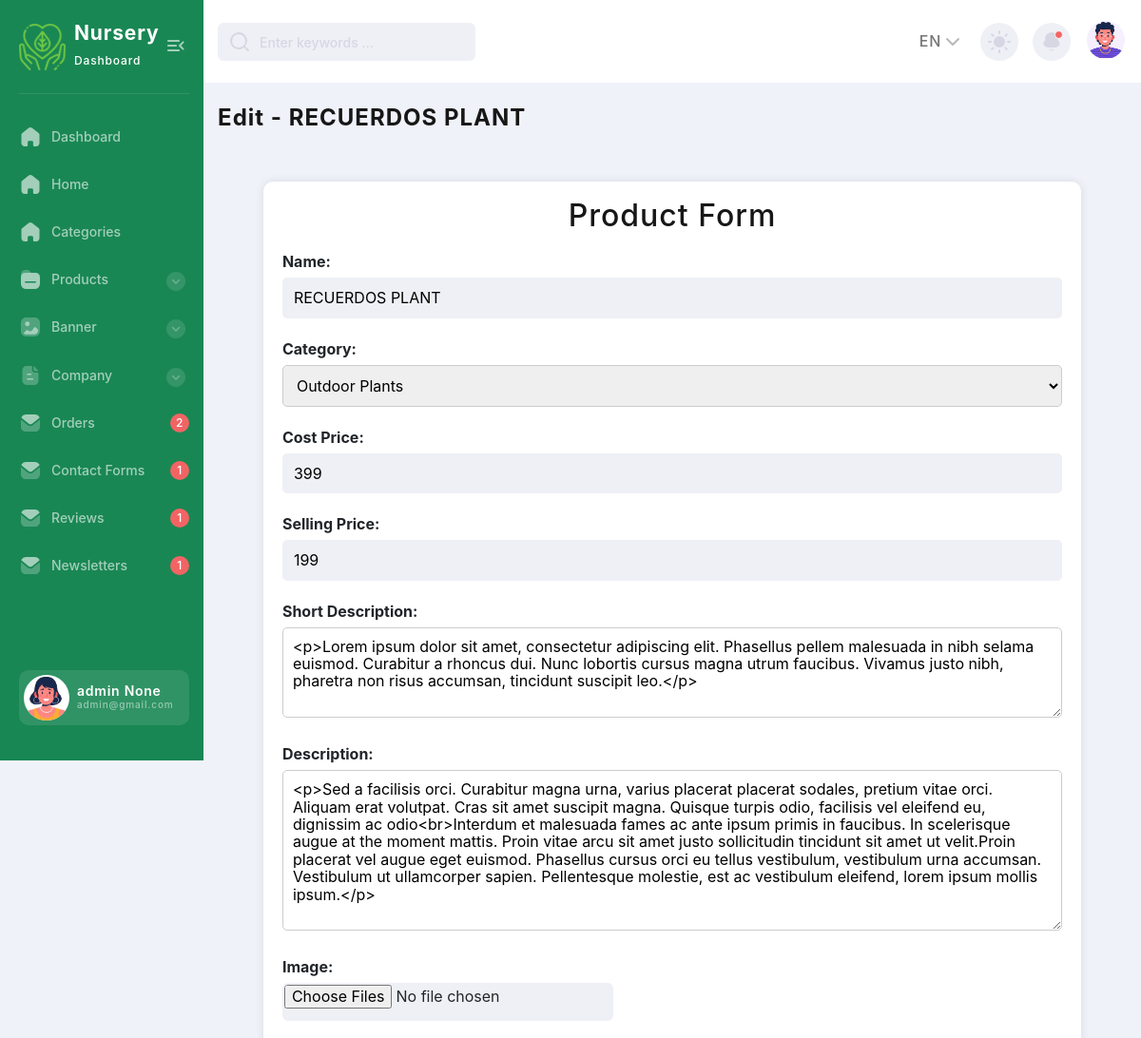
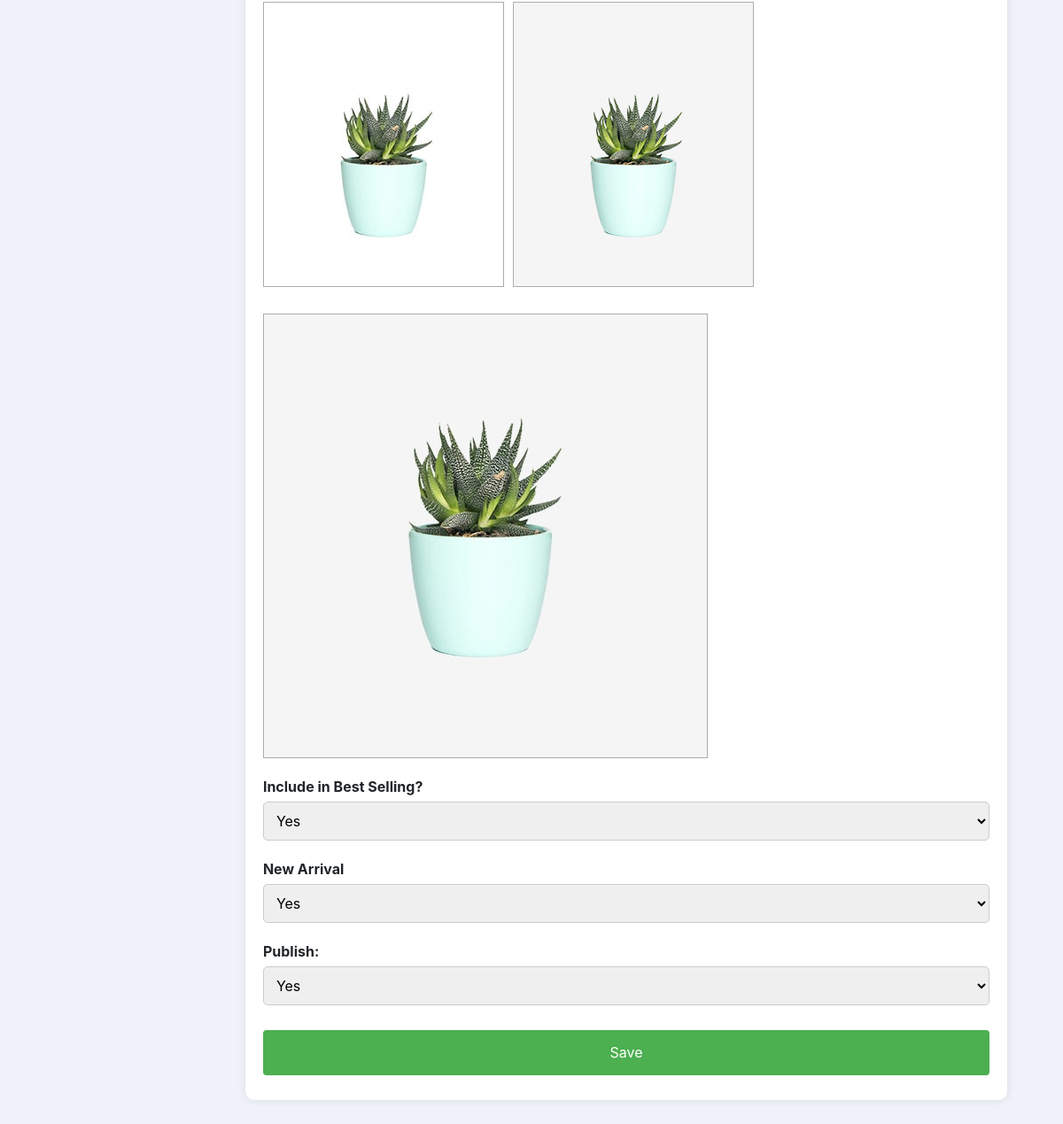
Screenshot of /edit-product/1/ (signed in) with the database file from the repository (2 pictures, top to bottom).
### backend/models.py (models this page shows, shortened)
class Company(models.Model):
    class Meta:
        db_table = "company"
        verbose_name = 'Company'
        verbose_name_plural = 'Companies'
    name = models.CharField(max_length=255)
    description = models.TextField(null=True,blank=True)
    email = models.CharField(max_length = 255)
    phone_number = models.CharField(max_length = 14)
    logo = models.ImageField(upload_to='logo/',null=True,blank=True)
    favicon = models.ImageField(upload_to='favicon/',null=True,blank=True)
    address = models.CharField(max_length = 255,null=True,blank=True)
    currency_symbol = models.TextField(blank=True,default="₹")

class Users(AbstractUser):
    username = None  # Remove the username field
    email = models.EmailField(unique=True)
    first_name = models.CharField(max_length=30)
    last_name = models.CharField(max_length=30,null=True,blank=True)
    date_of_birth = models.DateField(null=True, blank=True)
    USERNAME_FIELD = 'email'
    REQUIRED_FIELDS = ['first_name']  # Add any other required fields
    objects = CustomUserManager()

class Products(models.Model):
    class Meta:
        db_table = 'products'
        managed = True
        verbose_name = 'Product'
        verbose_name_plural = 'Products'
    name = models.CharField(max_length=255)
    category = models.ForeignKey(ProductCategory,on_delete=models.PROTECT,null=True,blank=True)
    cost_price = models.CharField(max_length=255)
    selling_price = models.CharField(max_length=255)
    rating = models.CharField(max_length=255,null=True,blank=True)
    short_description = models.CharField(max_length=255)
    description = models.TextField()
    tags = models.CharField(max_length = 255,null=True,blank=True)
    is_published = models.BooleanField(default=True,null=True,blank=True)
    is_new_arrival = models.BooleanField(default=True,null=True,blank=True)
    is_best_selling = models.BooleanField(default=True,null=True,blank=True)

class Images(models.Model):
    class Meta:
        db_table = 'images'
        managed = True
        verbose_name = 'Image'
        verbose_name_plural = 'Images'
    image = models.ImageField(upload_to='images/')
    product = models.ForeignKey(Products,on_delete=models.CASCADE)

### backend/views.py (the view, shortened to what this page needs)
# urls.py: path('edit-product/<int:product_id>/',bViews.EditProduct,name='edit-product'),
def EditProduct(request,product_id):
    if is_admin(request):
        form1 = ProductForm()
        form2 = ImagesForm()
        product = Products.objects.filter(id = product_id).first()
        images_existing = Images.objects.filter(product = product_id)
        return render(request,'edit/product.html',{"product":product,"images":images_existing})
    return redirect('404')

### backend/views.py (called while the page is built)
def is_admin(request):
    if request.user.is_superuser:
        return True
    return False

def is_method_post(request):
    if request.method == "POST":
        return True
    return False

### backend/templates/edit/product.html (shortened to what this page needs)
{% extends "masters/admin_master.html" %}
{% block page-name %}
  Edit - {{product.name}}
{% endblock page-name %}
{% block body %}
<div class="add-product-section-43264">
<div class="container">
<h2>Product Form</h2>
<form action="{%url 'edit-product' product_id=product.id %}" method="post" enctype="multipart/form-data">
    <label for="name">Name:</label><br>
    <input type="text" id="name" name="name" value="{{product.name}}"><br>
    <label for="category">Category:</label><br>
    <select name="category" id="category" required>
        {% for category in categories %}
        {% if product.category.id == category.id %}
            <option value="{{category.id}}" selected>{{category.name}}</option>
        {%else%}
            <option value="{{category.id}}">{{category.name}}</option>
        {% endif %}
        {% endfor %}
    </select>
    <label for="cost_price">Cost Price:</label><br>
    <input type="text" id="cost_price" name="cost_price" value="{{product.cost_price}}" required><br>
    <label for="selling_price">Selling Price:</label><br>
    <input type="text" id="selling_price" name="selling_price" value="{{product.selling_price}}" required><br>
    <label for="short_description">Short Description:</label><br>
    <textarea id="short_description" name="short_description" rows="4">{{product.short_description | safe}}</textarea><br>
    <label for="description">Description:</label><br>
    <textarea id="description" name="description" rows="8" >{{product.description | safe}}</textarea><br>
    <label for="image">Image:</label><br>
    <input type="file" id="images" name="images" accept="image/*" multiple onchange="previewImages(event)"><br>
        <div class="preview-container" id="previewContainer">
                {% for image in images %}
                  <img src="/media/{{image.image}}" alt="image" class="image-preview">
                {% endfor %}
        </div>
        <label for="is_best_selling">Include in Best Selling?</label>
        <select name="is_best_selling" id="is_best_selling">
        {% if product.is_best_selling %}
        <option value="True" selected>Yes</option>
        {%else%}
        <option value="True">Yes</option>
        <option value="False" selected>No</option>
        {% endif %}
    </select>
    <label for="is_new_arrival">New Arrival</label>
    <select name="is_new_arrival" id="is_new_arrival">
        {% if product.is_new_arrival %}
        <option value="True" selected>Yes</option>
        {%else%}
        <option value="True">Yes</option>
        <option value="False" selected>No</option>
        {% endif %}
    </select>
    <label for="is_published">Publish:</label><br>
    <select name="is_published" id="is_published">
        {% if product.is_published %}
        <option value="True" selected>Yes</option>
        {%else%}
        <option value="True">Yes</option>
        <option value="False" selected>No</option>
        {% endif %}
    </select>
    <input type="submit" value="Save">
</form>
</div>
</div>
{% endblock body %}

### backend/templates/masters/admin_master.html (shortened to what this page needs)
<!DOCTYPE html>
<html lang="en">
<head>
    {% load static %}
    <link href="https://cdn.jsdelivr.net/npm/bootstrap@5.3.3/dist/css/bootstrap.min.css" rel="stylesheet">
  <link rel="stylesheet" href="{% static 'css/backend_style.min.css' %}">
</head>
<body>
    <div class="page-flex">
<aside class="sidebar">
    <div class="sidebar-start">
        <div class="sidebar-head">
            <a href="{%url 'dashboard'%}" class="logo-wrapper" title="Home">
                <div class="logo" style="background: none;">
                    <img src="/media/{{company.logo}}" alt="">
                </div>
                <div class="logo-text">
                    <span class="logo-title">{% if company.name %}
                      {{company.name}}
                      {%else%}
                      Nursery
                    {% endif %}</span>
                    <span class="logo-subtitle">Dashboard</span>
                </div>
            </a>
            <button class="sidebar-toggle transparent-btn" title="Menu" type="button">
                <span class="icon menu-toggle" aria-hidden="true"></span>
            </button>
        </div>
        <div class="sidebar-body">
            <ul class="sidebar-body-menu">
                <li>
                    <a href="{%url 'dashboard'%}" data-active-url="{%url 'dashboard'%}"><span class="icon home" aria-hidden="true"></span>Dashboard</a>
                </li>
                <li>
                    <a href="/"><span class="icon home" aria-hidden="true"></span>Home</a>
                </li>
                <li>
                    <a href="{%url 'all-categories'%}" data-active-url="{%url 'all-categories'%}"><span class="icon home" aria-hidden="true"></span>Categories</a>
                </li>
                <li>
                    <a class="show-cat-btn" href="##" data-active-url="{%url 'all-products'%}" data-active-url-add="{%url 'add-product'%}">
                        <span class="icon folder" aria-hidden="true"></span>Products
                        <span class="category__btn transparent-btn" title="Open list">
                            <span class="icon arrow-down" aria-hidden="true"></span>
                        </span>
                    </a>
                    <ul class="cat-sub-menu">
                        <li>
                        </li>
                        <li>
                        </li>
                    </ul>
                </li>
                <li>
                    <a class="show-cat-btn" href="##" data-active-url="{%url 'all-banners'%}" data-active-url-add="{%url 'add-banner'%}">
                        <span class="icon image" aria-hidden="true"></span>Banner
                        <span class="category__btn transparent-btn" title="Open list">
                            <span class="icon arrow-down" aria-hidden="true"></span>
                        </span>
                    </a>
                    <ul class="cat-sub-menu">
                        <li>
                        </li>
                        <li>
                        </li>
                    </ul>
                </li>
                <li>
                    <a class="show-cat-btn" href="##" data-active-url-add="{%url 'add-company'%}" data-active-url="{%url 'edit-company'%}">
                        <span class="icon paper" aria-hidden="true"></span>Company
                        <span class="category__btn transparent-btn" title="Open list">
                            <span class="icon arrow-down" aria-hidden="true"></span>
                        </span>
                    </a>
                    <ul class="cat-sub-menu">
                        <li>
                        </li>
                        <li>
                        </li>
                    </ul>
                </li>
                <li>
                    <a href="{%url 'admin-orders'%}" data-active-url="{%url 'admin-orders'%}">
                        <span class="icon message" aria-hidden="true"></span>
                        Orders
                    </a>
                    <span class="msg-counter">{{new_orders}}</span>
                </li>
                <li>
                    <a href="{%url 'contact-forms'%}" data-active-url="{%url 'contact-forms'%}">
                        <span class="icon message" aria-hidden="true"></span>
                        Contact Forms
                    </a>
                    <span class="msg-counter">{{new_contactforms}}</span>
                </li>
                <li>
                    <a href="{%url 'all-reviews'%}" data-active-url="{%url 'all-reviews'%}">
                        <span class="icon message" aria-hidden="true"></span>
                        Reviews
                    </a>
                    <span class="msg-counter">{{new_reviews}}</span>
                </li>
                <li>
                    <a href="{%url 'newsletters'%}" data-active-url="{%url 'newsletters'%}">
                        <span class="icon message" aria-hidden="true"></span>
                        Newsletters
                    </a>
                    <span class="msg-counter">{{new_newsletters}}</span>
                </li>
            </ul>
        </div>
    </div>
    <div class="sidebar-footer">
        <a href="{%url 'dashboard'%}" class="sidebar-user">
            <span class="sidebar-user-img">
                <picture><source srcset="{% static 'images/avatar/avatar-illustrated-01.webp' %}" type="image/webp"><img src="{% static 'images/avatar/avatar-illustrated-01.webp' %}" alt="User name"></picture>
            </span>
            <div class="sidebar-user-info">
                <span class="sidebar-user__title">{{request.user.first_name}} {{request.user.last_name}}</span>
                <span class="sidebar-user__subtitle">{{request.user.email}}</span>
            </div>
        </a>
    </div>
</aside>
<div class="main-wrapper">
    <nav class="main-nav--bg">
    <div class="container main-nav">
        <div class="main-nav-start">
        <div class="search-wrapper">
            <i data-feather="search" aria-hidden="true"></i>
            <input type="text" placeholder="Enter keywords ..." required>
        </div>
        </div>
        <div class="main-nav-end">
        <div class="lang-switcher-wrapper">
            <button class="lang-switcher transparent-btn" type="button">
            EN
            <i data-feather="chevron-down" aria-hidden="true"></i>
            </button>
        </div>
        <button class="theme-switcher gray-circle-btn" type="button" title="Switch theme">
            <i class="sun-icon" data-feather="sun" aria-hidden="true"></i>
        </button>
        <div class="notification-wrapper">
            <button class="gray-circle-btn dropdown-btn" title="To messages" type="button">
            <span class="icon notification active" aria-hidden="true"></span>
            </button>
        </div>
        <div class="nav-user-wrapper">
            <button href="##" class="nav-user-btn dropdown-btn" title="My profile" type="button">
            <span class="nav-user-img">
                <picture><source srcset="{% static 'images/avatar/avatar-illustrated-02.webp' %}" type="image/webp"><img src="{% static 'images/avatar/avatar-illustrated-02.webp' %}" alt="User name"></picture>
            </span>
            </button>
        </div>
        </div>
    </div>
    </nav>
<main class="main users chart-page" id="skip-target">
    <div class="container">
        <h2 class="main-title">
            {% block page-name %}{% endblock page-name %}
        </h2>
    {% block body %}
    {% endblock body %}
    </div>
</main>
</div>
</div>
</body>
</html>

### backend/templates/edit/product.html (style rules this page uses)
.add-product-section-43264 .container { max-width: 90%; margin: 50px auto; padding: 20px; background-color: #fff; border-radius: 10px; box-shadow: 0 0 10px rgba(0, 0, 0, 0.1); }
.add-product-section-43264 h2 { text-align: center; }
.add-product-section-43264 form { margin-top: 20px; }
.add-product-section-43264 label { font-weight: bold; }
.add-product-section-43264 input[type="text"], .add-product-section-43264 input[type="number"], select, .add-product-section-43264 textarea { width: 100%; padding: 10px; margin-top: 5px; margin-bottom: 20px; border: 1px solid #ccc; border-radius: 5px; box-sizing: border-box; }
.add-product-section-43264 input[type="file"] { margin-top: 5px; margin-bottom: 20px; }
.add-product-section-43264 .image-preview { text-align: center; margin-bottom: 20px; }
.add-product-section-43264 input[type="submit"] { background-color: #4CAF50; color: white; padding: 14px 20px; margin: 8px 0; border: none; border-radius: 4px; cursor: pointer; width: 100%; }
.preview-container { display: flex; gap: 10px; flex-wrap: wrap; }
.preview-container .image-preview { border: solid 1px rgb(172, 172, 172); }

### rows the page displays
Company: logo (picture), name "Nursery"
Users: user.first_name "admin", user.last_name "None", user.email "admin@gmail.com"
Products: name "RECUERDOS PLANT", cost_price "399", selling_price "199", short_description "<p>Lorem ipsum dolor sit amet, consectetur adipiscing elit. Phasellus pellem malesuada in nibh selama euismod. Curabitur a rhoncus dui. Nunc lobortis cursus magna utrum faucibus. Vivamus justo nibh, pharetra non risus accumsan, tincidunt suscipit leo.</p>", description "<p>Sed a facilisis orci. Curabitur magna urna, varius placerat placerat sodales, pretium vitae orci. Aliquam erat volutpat. Cras sit amet suscipit magna. Quisque turpis odio, facilisis vel eleifend eu, dignissim ac odio<br>Interdum et malesuada fames ac ante ipsum primis in faucibus. In scelerisque augue at the moment mattis. Proin vitae arcu sit amet justo sollicitudin tincidunt sit amet ut velit.Proin placerat vel augue eget euismod. Phasellus cursus orci eu tellus vestibulum, vestibulum urna accumsan. Vestibulum ut ullamcorper sapien. Pellentesque molestie, est ac vestibulum eleifend, lorem ipsum mollis ipsum.</p>", is_best_selling "Yes", is_new_arrival "Yes", is_published "Yes"
Images: image (picture)
Images: image (picture)
Images: image (picture)

### other values shown
{{ new_orders }} "2"
{{ new_contactforms }} "1"
{{ new_reviews }} "1"
{{ new_newsletters }} "1"
form field category "Outdoor Plants"
